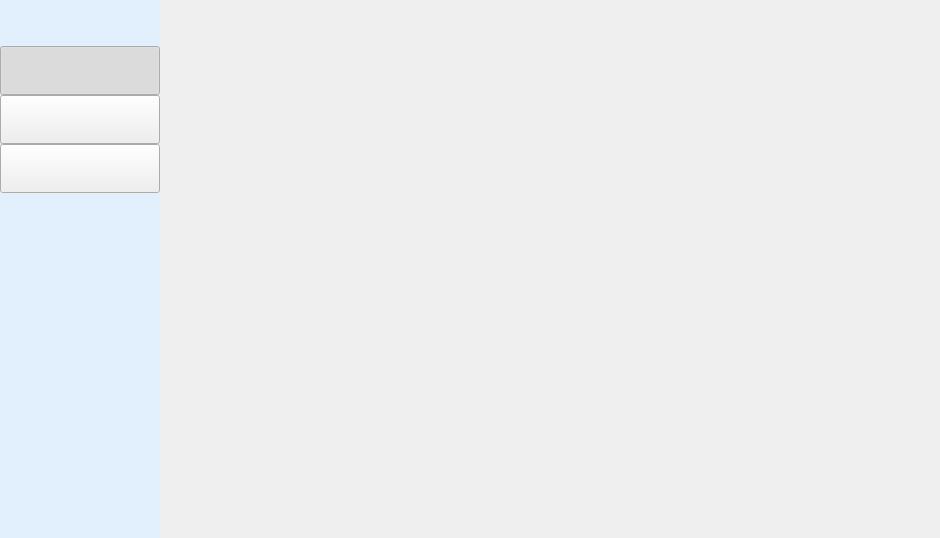
<?xml version="1.0" encoding="UTF-8"?>
<ui version="4.0">
 <class>InfoQueryPage</class>
 <widget class="QWidget" name="InfoQueryPage">
  <property name="geometry">
   <rect>
    <x>0</x>
    <y>0</y>
    <width>940</width>
    <height>538</height>
   </rect>
  </property>
  <property name="windowTitle">
   <string>InfoQueryPage</string>
  </property>
  <property name="styleSheet">
   <string notr="true">#wgt_left{
	background:#E2F0FE;
}</string>
  </property>
  <layout class="QHBoxLayout" name="horizontalLayout">
   <property name="spacing">
    <number>0</number>
   </property>
   <property name="leftMargin">
    <number>0</number>
   </property>
   <property name="topMargin">
    <number>0</number>
   </property>
   <property name="rightMargin">
    <number>0</number>
   </property>
   <property name="bottomMargin">
    <number>0</number>
   </property>
   <item>
    <widget class="QWidget" name="wgt_left" native="true">
     <property name="minimumSize">
      <size>
       <width>160</width>
       <height>0</height>
      </size>
     </property>
     <property name="maximumSize">
      <size>
       <width>160</width>
       <height>16777215</height>
      </size>
     </property>
     <property name="styleSheet">
      <string notr="true">#lbl_navigationHead{
	border-image: url(:/MBRClient/Resources/image/query/query_head.png);
}
#btn_queryHis{
	border-image: url(:/MBRClient/Resources/image/query/query_his.png);
}
#btn_queryHis:hover{
	border-image: url(:/MBRClient/Resources/image/query/query_his_hover.png);
}
#btn_queryHis:checked{
	border-image: url(:/MBRClient/Resources/image/query/query_his_pressed.png);
}
#btn_queryEst{
	border-image: url(:/MBRClient/Resources/image/query/query_est.png);
}
#btn_queryEst:hover{
	border-image: url(:/MBRClient/Resources/image/query/query_est_hover.png);
}
#btn_queryEst:checked{
	border-image: url(:/MBRClient/Resources/image/query/query_est_pressed.png);
}
#btn_queryAuth{
	border-image: url(:/MBRClient/Resources/image/query/query_auth.png);
}
#btn_queryAuth:hover{
	border-image: url(:/MBRClient/Resources/image/query/query_auth_hover.png);
}
#btn_queryAuth:checked{
	border-image: url(:/MBRClient/Resources/image/query/query_auth_pressed.png);
}</string>
     </property>
     <layout class="QVBoxLayout" name="verticalLayout">
      <property name="spacing">
       <number>0</number>
      </property>
      <property name="leftMargin">
       <number>0</number>
      </property>
      <property name="topMargin">
       <number>0</number>
      </property>
      <property name="rightMargin">
       <number>0</number>
      </property>
      <property name="bottomMargin">
       <number>0</number>
      </property>
      <item>
       <widget class="QLabel" name="lbl_navigationHead">
        <property name="minimumSize">
         <size>
          <width>160</width>
          <height>46</height>
         </size>
        </property>
        <property name="maximumSize">
         <size>
          <width>160</width>
          <height>46</height>
         </size>
        </property>
        <property name="text">
         <string/>
        </property>
       </widget>
      </item>
      <item>
       <widget class="QPushButton" name="btn_queryHis">
        <property name="minimumSize">
         <size>
          <width>0</width>
          <height>49</height>
         </size>
        </property>
        <property name="maximumSize">
         <size>
          <width>16777215</width>
          <height>49</height>
         </size>
        </property>
        <property name="text">
         <string/>
        </property>
        <property name="checkable">
         <bool>true</bool>
        </property>
        <property name="checked">
         <bool>true</bool>
        </property>
        <property name="autoExclusive">
         <bool>true</bool>
        </property>
       </widget>
      </item>
      <item>
       <widget class="QPushButton" name="btn_queryEst">
        <property name="minimumSize">
         <size>
          <width>0</width>
          <height>49</height>
         </size>
        </property>
        <property name="maximumSize">
         <size>
          <width>16777215</width>
          <height>49</height>
         </size>
        </property>
        <property name="text">
         <string/>
        </property>
        <property name="checkable">
         <bool>true</bool>
        </property>
        <property name="autoExclusive">
         <bool>true</bool>
        </property>
       </widget>
      </item>
      <item>
       <widget class="QPushButton" name="btn_queryAuth">
        <property name="minimumSize">
         <size>
          <width>0</width>
          <height>49</height>
         </size>
        </property>
        <property name="maximumSize">
         <size>
          <width>16777215</width>
          <height>49</height>
         </size>
        </property>
        <property name="text">
         <string/>
        </property>
        <property name="checkable">
         <bool>true</bool>
        </property>
        <property name="autoExclusive">
         <bool>true</bool>
        </property>
       </widget>
      </item>
      <item>
       <spacer name="verticalSpacer">
        <property name="orientation">
         <enum>Qt::Vertical</enum>
        </property>
        <property name="sizeHint" stdset="0">
         <size>
          <width>20</width>
          <height>342</height>
         </size>
        </property>
       </spacer>
      </item>
     </layout>
    </widget>
   </item>
   <item>
    <widget class="QStackedWidget" name="wgt_right">
     <widget class="RecordQueryPage" name="page_recordQuery"/>
     <widget class="ModelInfoQueryPage" name="page_modelInfoQuery"/>
     <widget class="RecogInfoQueryPage" name="page_recogInfoQuery"/>
    </widget>
   </item>
  </layout>
 </widget>
 <layoutdefault spacing="6" margin="11"/>
 <customwidgets>
  <customwidget>
   <class>RecordQueryPage</class>
   <extends>QWidget</extends>
   <header>RecordQueryPage.h</header>
   <container>1</container>
  </customwidget>
  <customwidget>
   <class>ModelInfoQueryPage</class>
   <extends>QWidget</extends>
   <header>ModelInfoQueryPage.h</header>
   <container>1</container>
  </customwidget>
  <customwidget>
   <class>RecogInfoQueryPage</class>
   <extends>QWidget</extends>
   <header>RecogInfoQueryPage.h</header>
   <container>1</container>
  </customwidget>
 </customwidgets>
 <resources>
  <include location="MBRClient.qrc"/>
 </resources>
 <connections/>
</ui>
